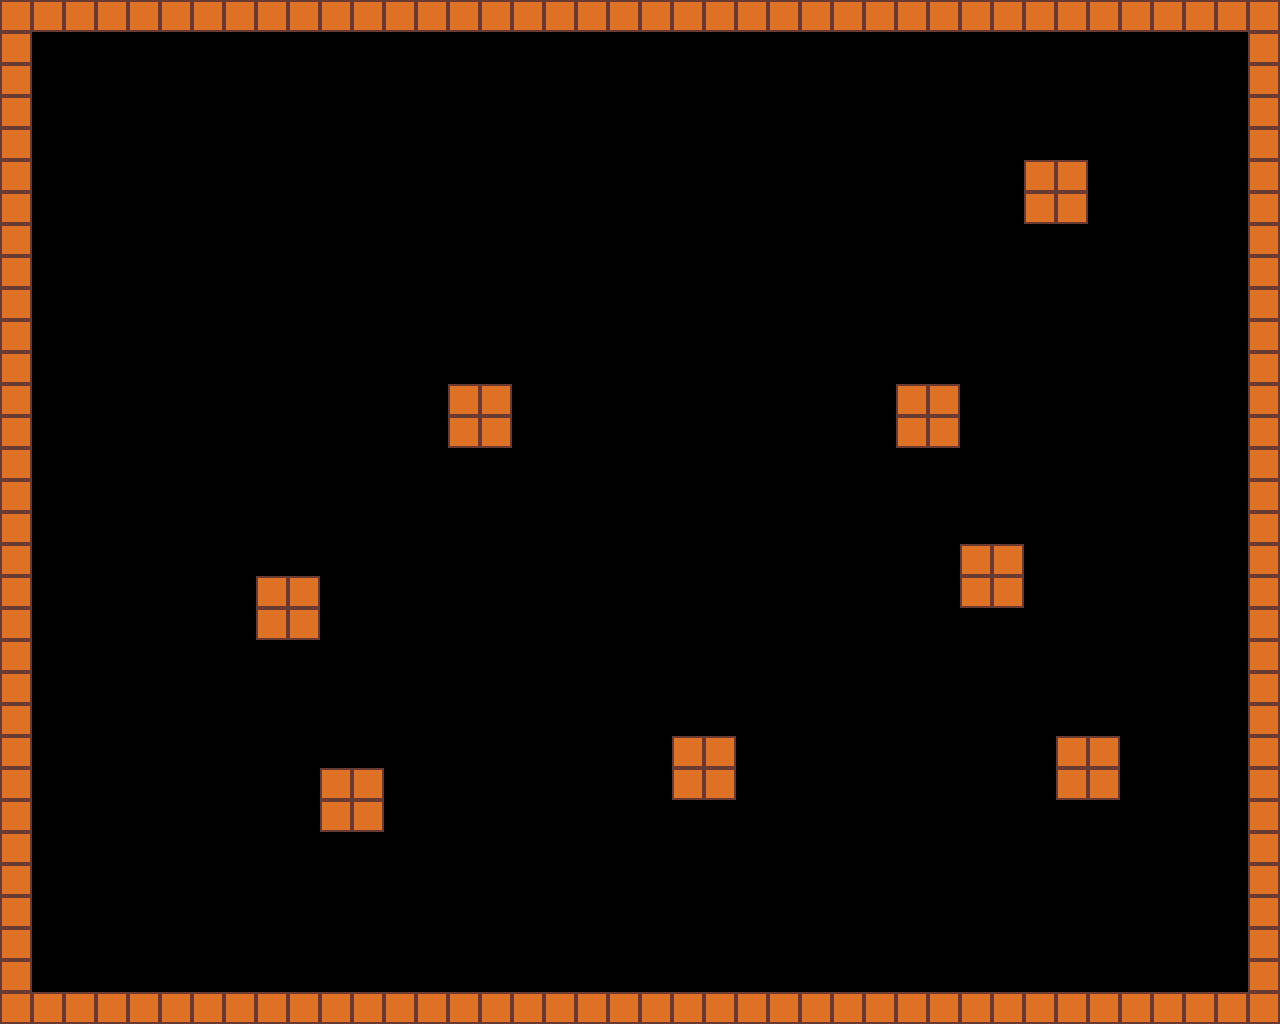

The image is a tile-based game level rendered from a .tmx file. Its description and source (layers, tilesets, objects; grid data summarised) follow:
An orthogonal 40x32 tile map with 32x32 px tiles, 1 tile layer (main).

<map version="1.0" orientation="orthogonal" renderorder="right-down" width="40" height="32" tilewidth="32" tileheight="32" nextobjectid="1">
 <tileset firstgid="1" name="tileset" tilewidth="32" tileheight="32" tilecount="64" columns="8">
  <image source="tileset.png" width="256" height="256" />
 </tileset>
 <layer name="main" width="40" height="32">
  <data>[1280 cells, 172 non-empty, 1 distinct tile ids]</data>
 </layer>
</map>
